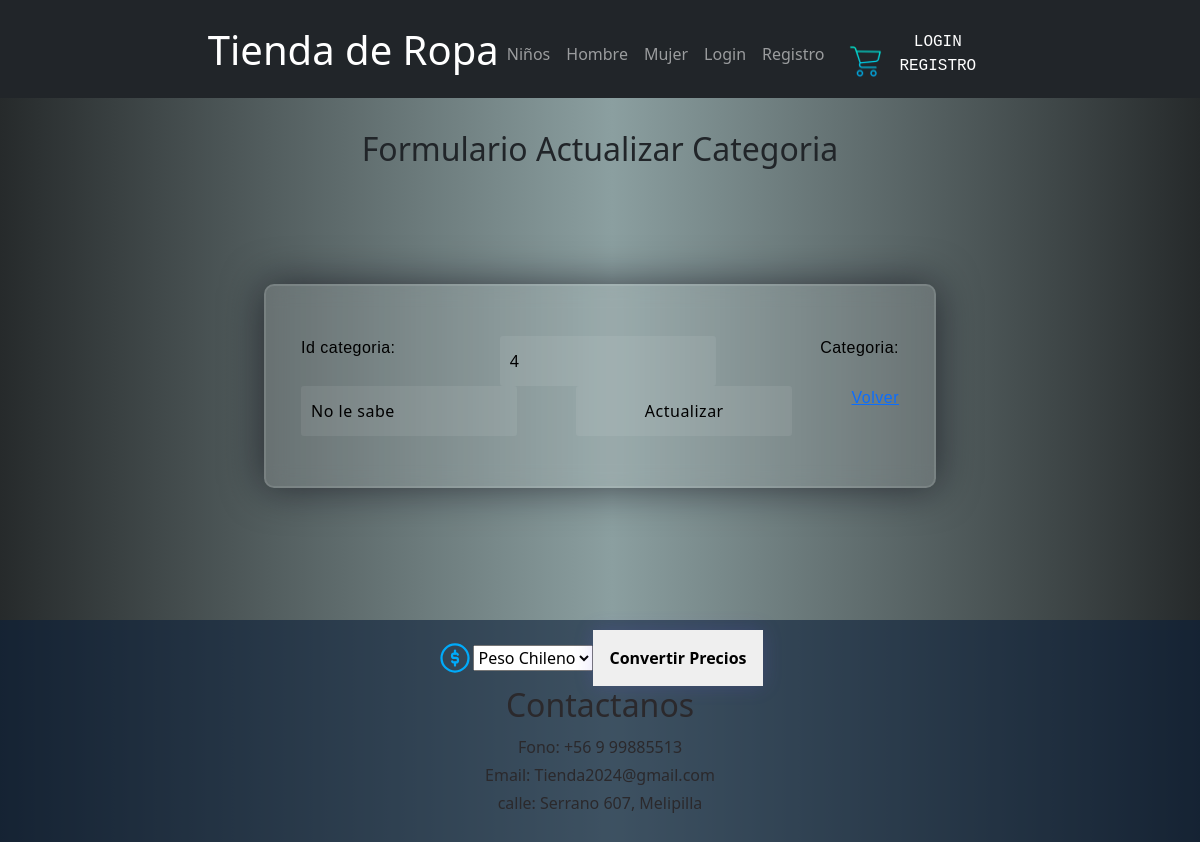
The app's page /trabajo/categorias_edit/4/, older data.
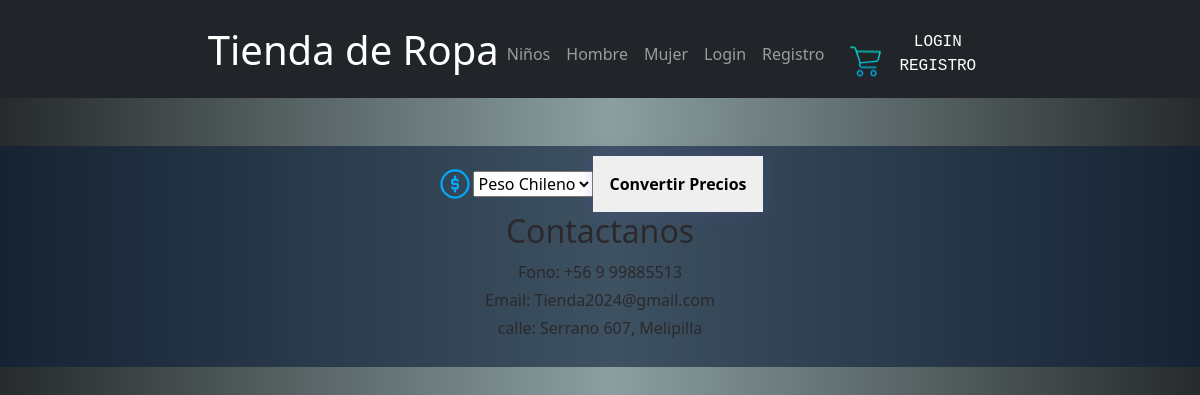
The same page, newer data.
### trabajo/models.py (models this page shows, shortened)
class Categoria(models.Model):
    id_categoria = models.CharField(max_length=4,db_column='idCategoria',primary_key=True)
    categoria = models.CharField(max_length=20, blank=False, null=False)

### trabajo/views.py (the view)
# urls.py: path('categorias_edit/<str:pk>/', categorias_edit, name='categorias_edit'),
def categorias_edit(request, pk):
    try:
        categoria = Categoria.objects.get(id_categoria=pk)  # Intenta obtener la categoría por su id
        mensaje = ""
        if request.method == "POST":
            form = CategoriaForm(request.POST, instance=categoria)
            if form.is_valid():
                form.save()
                mensaje = "Categoría actualizada correctamente."
        else:
            form = CategoriaForm(instance=categoria)
        context = {'categoria': categoria, 'form': form, 'mensaje': mensaje}
        return render(request, "trabajo/categorias_edit.html", context)
    except Categoria.DoesNotExist:
        categorias = Categoria.objects.all()
        mensaje = "Error: La categoría no existe."
        context = {'categorias': categorias, 'mensaje': mensaje}
        return render(request, "trabajo/categorias_edit.html", context)

### trabajo/templates/trabajo/categorias_edit.html (shortened to what this page needs)
{% extends 'base.html' %}
{% load static %}
{% block content %}
    <div class="productosAddMain">
        {% if categoria %}
            <h2>Formulario Actualizar Categoria</h2>
            <br>
            <form action="" method="POST">
                {{ form.as_table }}
                <input type="submit" name="opcion" value="Actualizar">
                <a href="{% url 'crud_categorias' %}">Volver</a>
            </form>
        {% endif %}
    </div>
{% endblock %}

Row changes from the older to the newer data that the page shows:
removed Categoria: categoria "No le sabe"
Text that changed along with them:
form field id_categoria: "4" → (not shown)
form field opcion: "Actualizar" → (not shown)
text no longer shown: "Formulario Actualizar Categoria Id categoria: Categoria: Volver"
